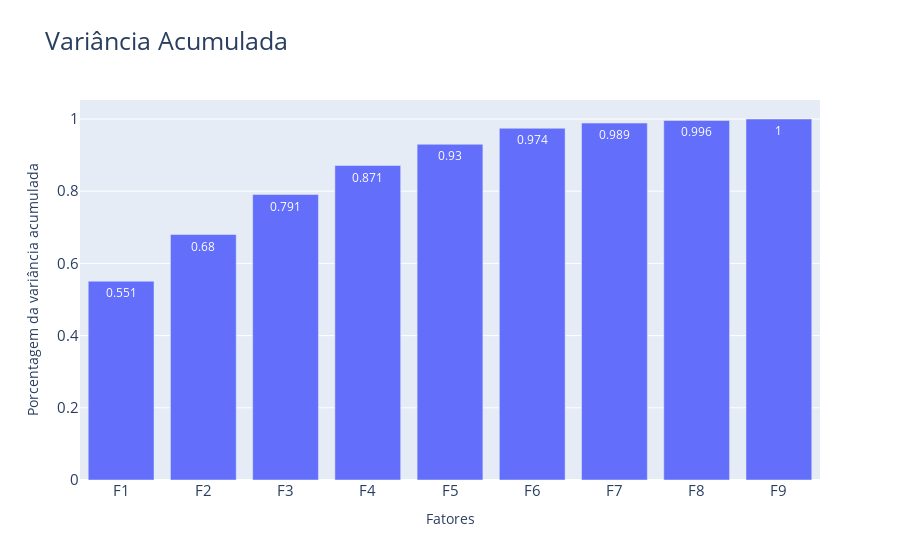

The notebook cell this image was saved under:
### Markdown cell above
*1º fator explica 55%, 1º e 2º explicam 68%, 1º, 2º e 3º explicam 79%* ...

### Code cell
# visualizando variancia acumulada em grafico
fig = px.bar(x=fatores, y=variancia_acumulada, text=np.around(variancia_acumulada, decimals=3), title='Variância Acumulada')
fig.update_layout(
    yaxis={
        'title':'Porcentagem da variância acumulada',
        'tickfont': {'size':15}
    },
    xaxis={
        'title':'Fatores',
        'tickfont': {'size':15}
    },
    title={'font':{'size':25}}
)
fig.show()

### Figure 1 — Plotly figure (JSON) as saved in the notebook; plotly's stock layout.template omitted (floating-point values rounded to 4 significant figures)
{"data": [{"alignmentgroup": "True", "hovertemplate": "x=%{x}<br>y=%{y}<br>text=%{text}<extra></extra>", "legendgroup": "", "marker": {"color": "#636efa", "pattern": {"shape": ""}}, "name": "", "offsetgroup": "", "orientation": "v", "showlegend": false, "text": [0.551, 0.68, 0.791, 0.871, 0.93, 0.974, 0.989, 0.996, 1], "textposition": "auto", "type": "bar", "x": ["F1", "F2", "F3", "F4", "F5", "F6", "F7", "F8", "F9"], "xaxis": "x", "y": [0.5507, 0.68, 0.7907, 0.8712, 0.93, 0.9743, 0.9887, 0.9959, 1.0], "yaxis": "y"}], "layout": {"barmode": "relative", "legend": {"tracegroupgap": 0}, "title": {"font": {"size": 25}, "text": "Variância Acumulada"}, "xaxis": {"anchor": "y", "domain": [0, 1], "tickfont": {"size": 15}, "title": {"text": "Fatores"}}, "yaxis": {"anchor": "x", "domain": [0, 1], "tickfont": {"size": 15}, "title": {"text": "Porcentagem da variância acumulada"}}}}
